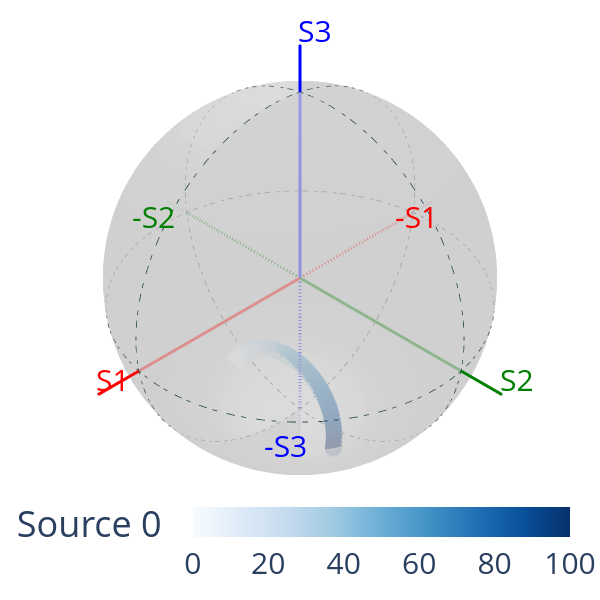

Notebook code for this chart:
### Code cell
Ei = bfutils.linearJonesVector(pi/4)
length = len(J0arr)
S0 = np.zeros((length, 4))

for i in range (length):
    E0 = J0arr[i] @ Ei
    S0[i] = bfutils.JonesVtoStokesV(E0)

S0disp = Stokes("Source 0"); S0disp.from_matrix(np.transpose(S0))

fig0 = pty.subplots.make_subplots(rows=1, cols=1, specs=[[{'type':'surface'}]])
S0disp.draw_poincare(fig=fig0, draw_axes=True, colormap='blues', param=paddleAngles*180/pi)
fig0.show()

### Figure 1 — Plotly figure (JSON) as saved in the notebook; plotly's stock layout.template omitted (floating-point values rounded to 4 significant figures; data arrays with more than 128 entries replaced by an {"elided": "..."} marker saying what was removed)
{"data": [{"hoverinfo": "skip", "line": {"color": "red", "width": 6}, "marker": {"size": 1}, "name": "S1", "scene": "scene", "type": "scatter3d", "x": [0, 1.2], "y": [0, 0], "z": [0, 0]}, {"hoverinfo": "skip", "line": {"color": "red", "dash": "dash", "width": 6}, "marker": {"size": 1}, "name": "-S1", "scene": "scene", "type": "scatter3d", "x": [0, -1.2], "y": [0, 0], "z": [0, 0]}, {"hoverinfo": "skip", "line": {"color": "green", "width": 6}, "marker": {"size": 1}, "name": "S2", "scene": "scene", "type": "scatter3d", "x": [0, 0], "y": [0, 1.2], "z": [0, 0]}, {"hoverinfo": "skip", "line": {"color": "green", "dash": "dash", "width": 6}, "marker": {"size": 1}, "name": "-S2", "scene": "scene", "type": "scatter3d", "x": [0, 0], "y": [0, -1.2], "z": [0, 0]}, {"hoverinfo": "skip", "line": {"color": "blue", "width": 6}, "marker": {"size": 1}, "name": "S3", "scene": "scene", "type": "scatter3d", "x": [0, 0], "y": [0, 0], "z": [0, 1.2]}, {"hoverinfo": "skip", "line": {"color": "blue", "dash": "dash", "width": 6}, "marker": {"size": 1}, "name": "-S3", "scene": "scene", "type": "scatter3d", "x": [0, 0], "y": [0, 0], "z": [0, -1.2]}, {"line": {"color": "darkslategrey", "dash": "dashdot", "width": 2}, "mode": "lines", "name": "S3=0", "scene": "scene", "type": "scatter3d", "x": {"elided": "361 float values"}, "y": {"elided": "361 float values"}, "z": {"elided": "361 float values"}}, {"line": {"color": "darkslategrey", "dash": "dashdot", "width": 2}, "mode": "lines", "name": "S2=0", "scene": "scene", "type": "scatter3d", "x": {"elided": "361 float values"}, "y": {"elided": "361 float values"}, "z": {"elided": "361 float values"}}, {"line": {"color": "darkslategrey", "dash": "dashdot", "width": 2}, "mode": "lines", "name": "S1=0", "scene": "scene", "type": "scatter3d", "x": {"elided": "361 float values"}, "y": {"elided": "361 float values"}, "z": {"elided": "361 float values"}}, {"cmax": 1, "cmin": 0, "colorscale": [[0, "rgb(255,255,255)"], [0.125, "rgb(240,240,240)"], [0.25, "rgb(217,217,217)"], [0.375, "rgb(189,189,189)"], [0.5, "rgb(150,150,150)"], [0.625, "rgb(115,115,115)"], [0.75, "rgb(82,82,82)"], [0.875, "rgb(37,37,37)"], [1, "rgb(0,0,0)"]], "customdata": [], "hovertemplate": "S1: %{x:.3f}<br>S2: %{y:.3f}<br>S3: %{z:.3f}<br>Parameter: %{customdata:.3f}", "lighting": {"ambient": 0.9, "diffuse": 0, "fresnel": 0.2, "roughness": 0.5, "specular": 0.05}, "name": "Sphere", "opacity": 0.7, "scene": "scene", "showlegend": false, "showscale": false, "surfacecolor": {"elided": "100x100 float values"}, "type": "surface", "x": {"elided": "100x100 float values"}, "y": {"elided": "100x100 float values"}, "z": {"elided": "100x100 float values"}}, {"customdata": [], "hovertemplate": "S1: %{x:.3f}<br>S2: %{y:.3f}<br>S3: %{z:.3f}<br>Parameter: %{customdata:.3f}", "marker": {"color": [1e-06, 2.0, 4.0, 6.0, 8.0, 10.0, 12.0, 14.0, 16.0, 18.0, 20.0, 22.0, 24.0, 26.0, 28.0, 30.0, 32.0, 34.0, 36.0, 38.0, 40.0, 42.0, 44.0, 46.0, 48.0, 50.0, 52.0, 54.0, 56.0, 58.0, 60.0, 62.0, 64.0, 66.0, 68.0, 70.0, 72.0, 74.0, 76.0, 78.0, 80.0, 82.0, 84.0, 86.0, 88.0, 90.0, 92.0, 94.0, 96.0, 98.0, 100.0], "colorbar": {"orientation": "h", "tickfont": {"size": 30}, "ticklabelposition": "outside bottom", "title": {"text": "Source 0"}, "y": -0.1}, "colorscale": [[0, "rgb(247,251,255)"], [0.125, "rgb(222,235,247)"], [0.25, "rgb(198,219,239)"], [0.375, "rgb(158,202,225)"], [0.5, "rgb(107,174,214)"], [0.625, "rgb(66,146,198)"], [0.75, "rgb(33,113,181)"], [0.875, "rgb(8,81,156)"], [1, "rgb(8,48,107)"]], "size": 10}, "mode": "markers", "name": "Source 0", "scene": "scene", "type": "scatter3d", "x": [0.1066, 0.08976, 0.07251, 0.05493, 0.03708, 0.01908, 0.00101, -0.01703, -0.03496, -0.05267, -0.07008, -0.08708, -0.1036, -0.1196, -0.1348, -0.1494, -0.1631, -0.1759, -0.1877, -0.1985, -0.2082, -0.2167, -0.224, -0.23, -0.2346, -0.2379, -0.2398, -0.2402, -0.2391, -0.2366, -0.2325, -0.2269, -0.2198, -0.2112, -0.201, -0.1894, -0.1762, -0.1617, -0.1456, -0.1283, -0.1095, -0.08948, -0.0682, -0.04574, -0.02216, 0.002479, 0.02809, 0.05461, 0.08196, 0.11, 0.1388], "y": [-0.4955, -0.5034, -0.5099, -0.5149, -0.5184, -0.5204, -0.5209, -0.5198, -0.5172, -0.5131, -0.5075, -0.5004, -0.4918, -0.4818, -0.4704, -0.4577, -0.4435, -0.4281, -0.4114, -0.3935, -0.3745, -0.3543, -0.3331, -0.3109, -0.2878, -0.2638, -0.2391, -0.2136, -0.1874, -0.1607, -0.1334, -0.1058, -0.07772, -0.0494, -0.02088, 0.007778, 0.03649, 0.06518, 0.09377, 0.1222, 0.1504, 0.1782, 0.2057, 0.2328, 0.2593, 0.2852, 0.3105, 0.3351, 0.3589, 0.3819, 0.404], "z": [-0.8621, -0.8594, -0.8572, -0.8555, -0.8543, -0.8537, -0.8536, -0.8541, -0.8552, -0.8567, -0.8588, -0.8614, -0.8645, -0.8681, -0.8721, -0.8765, -0.8813, -0.8864, -0.8919, -0.8976, -0.9036, -0.9097, -0.9159, -0.9222, -0.9285, -0.9348, -0.9409, -0.9469, -0.9527, -0.9582, -0.9634, -0.9682, -0.9724, -0.9762, -0.9794, -0.9819, -0.9837, -0.9847, -0.9849, -0.9842, -0.9825, -0.9799, -0.9762, -0.9715, -0.9656, -0.9585, -0.9502, -0.9406, -0.9298, -0.9176, -0.9042]}], "layout": {"height": 600, "margin": {"b": 20, "l": 20, "r": 20, "t": 20}, "scene": {"annotations": [{"font": {"color": "red", "size": 30}, "showarrow": false, "text": "S1", "x": 1.2, "xshift": 15, "y": 0, "yshift": 15, "z": 0}, {"font": {"color": "red", "size": 30}, "showarrow": false, "text": "-S1", "x": -1.2, "xshift": -15, "y": 0, "yshift": -15, "z": 0}, {"font": {"color": "green", "size": 30}, "showarrow": false, "text": "S2", "x": 0, "xshift": 15, "y": 1.2, "yshift": 15, "z": 0}, {"font": {"color": "green", "size": 30}, "showarrow": false, "text": "-S2", "x": 0, "xshift": -15, "y": -1.2, "yshift": -15, "z": 0}, {"font": {"color": "blue", "size": 30}, "showarrow": false, "text": "S3", "x": 0, "xshift": 15, "y": 0, "yshift": 15, "z": 1.2}, {"font": {"color": "blue", "size": 30}, "showarrow": false, "text": "-S3", "x": 0, "xshift": -15, "y": 0, "yshift": -15, "z": -1.2}], "camera": {"center": {"x": 0, "y": 0, "z": 0}, "eye": {"x": 0.75, "y": 0.75, "z": 0.75}, "up": {"x": 0, "y": 0, "z": 1}}, "domain": {"x": [0, 1], "y": [0, 1]}, "xaxis": {"showbackground": false, "showgrid": false, "visible": false, "zeroline": false}, "yaxis": {"showbackground": false, "showgrid": false, "visible": false, "zeroline": false}, "zaxis": {"showbackground": false, "showgrid": false, "visible": false, "zeroline": false}}, "showlegend": false, "width": 600}}
